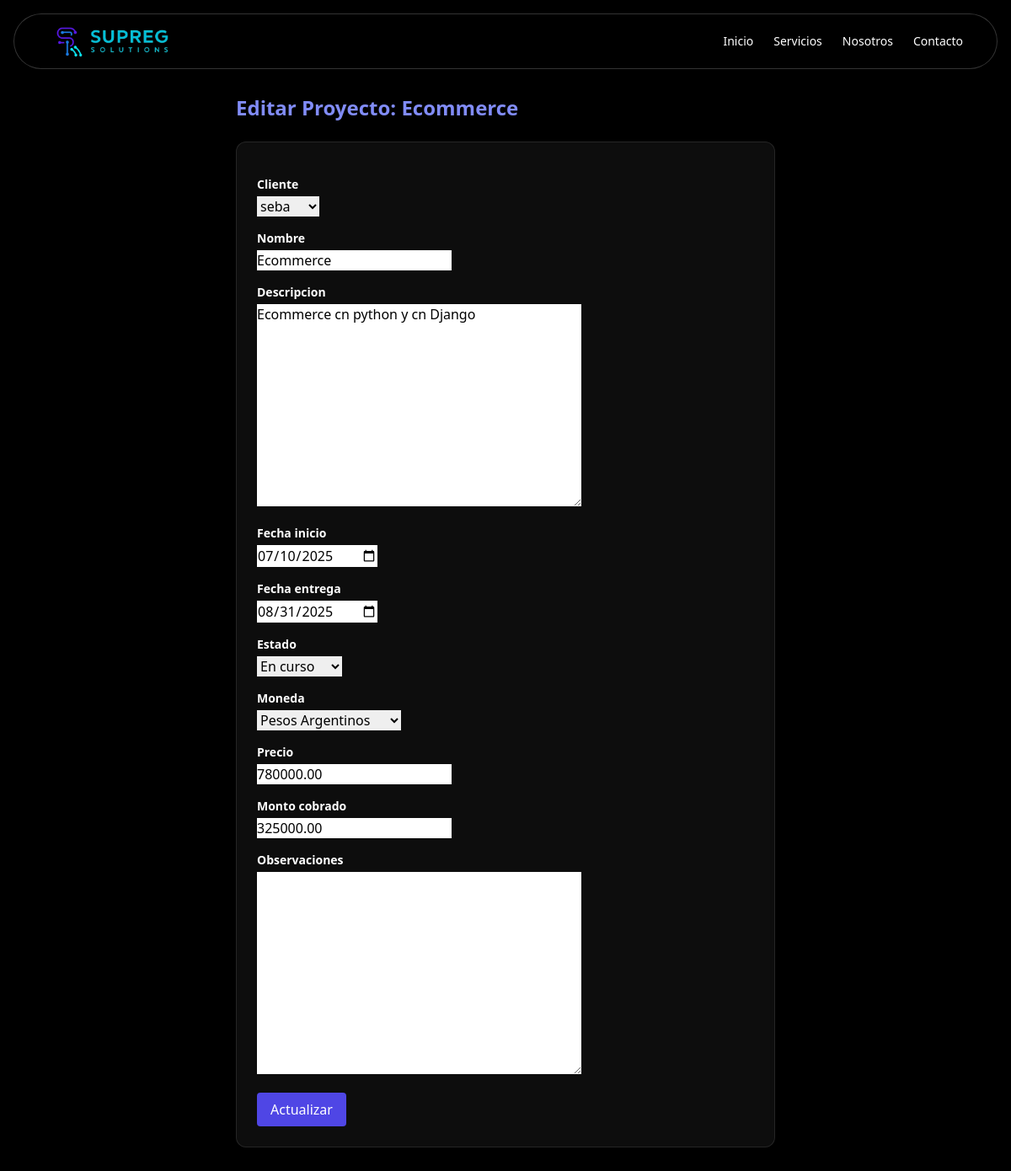
The page /proyectos/editar/2/ (signed in) on the database as committed earlier.
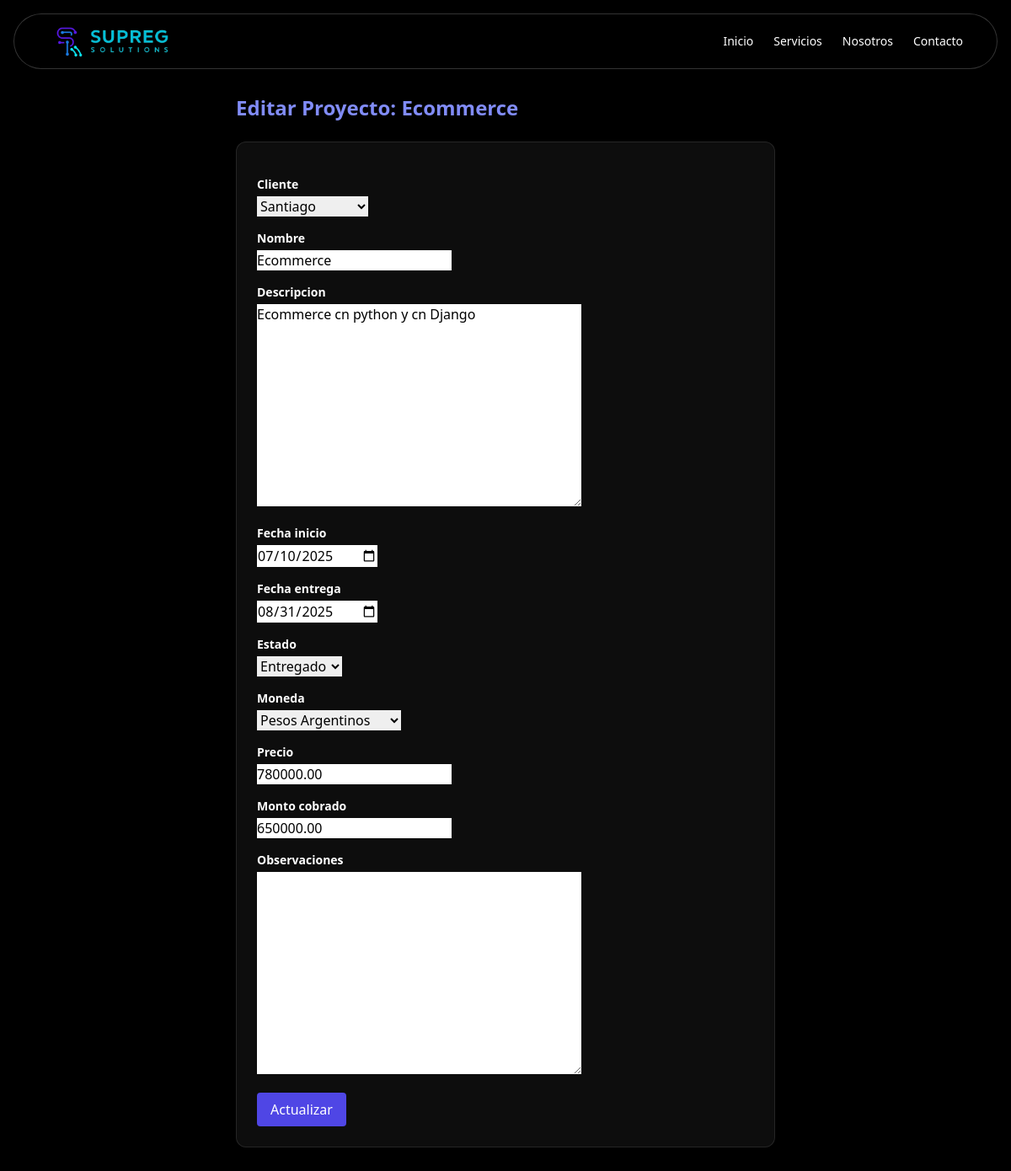
The same page on the database as committed later.
### webapp/models.py (models this page shows, shortened)
class Proyecto(models.Model):
    MONEDAS = [
        ('ARS', 'Pesos Argentinos'),
        ('USD', 'Dólares Americanos'),
    ]
    cliente = models.ForeignKey(Cliente, on_delete=models.CASCADE, related_name="proyectos")
    nombre = models.CharField(max_length=150)
    descripcion = models.TextField(blank=True, null=True)
    fecha_inicio = models.DateField()
    fecha_entrega = models.DateField(blank=True, null=True)
    estado = models.CharField(max_length=20, choices=[
        ('pendiente', 'Pendiente'),
        ('en_curso', 'En curso'),
        ('pausado', 'Pausado'),
        ('terminado', 'Terminado'),
        ('entregado', 'Entregado')
    ])
    moneda = models.CharField(max_length=3, choices=MONEDAS, default='ARS')  # NUEVO
    precio = models.DecimalField(max_digits=12, decimal_places=2)  # total presupuestado
    monto_cobrado = models.DecimalField(max_digits=12, decimal_places=2, default=0)  # total facturado
    observaciones = models.TextField(blank=True, null=True)

### webapp/views.py (the view)
# urls.py: path('proyectos/editar/<int:id>/', editar_proyecto, name='editar_proyecto'),
@login_required
def editar_proyecto(request, id):
    proyecto = get_object_or_404(Proyecto, id=id)
    if request.method == 'POST':
        form = ProyectoForm(request.POST, instance=proyecto)
        if form.is_valid():
            form.save()
            return redirect('proyectos_list')
    else:
        form = ProyectoForm(instance=proyecto)
    return render(request, 'editar_proyecto.html', {'form': form, 'proyecto': proyecto})

### webapp/forms.py
class ProyectoForm(forms.ModelForm):
    class Meta:
        model = Proyecto
        fields = [
            'cliente','nombre','descripcion','fecha_inicio','fecha_entrega','estado',
            'moneda',
            'precio','monto_cobrado','observaciones'
        ]
        widgets = {
            'fecha_inicio': forms.DateInput(attrs={'type': 'date'}),
            'fecha_entrega': forms.DateInput(attrs={'type': 'date'}),
        }

### webapp/models.py (called while the page is built)
    def __str__(self):
        return self.nombre

### webapp/templates/editar_proyecto.html (shortened to what this page needs)
{% extends 'base.html' %}
{% block content %}
<div class="pt-28 max-w-2xl mx-auto px-4 text-white">
  <h1 class="text-2xl font-bold text-indigo-400 mb-6">Editar Proyecto: {{ proyecto.nombre }}</h1>
  <form method="post" class="space-y-4 bg-white/5 border border-white/10 p-6 rounded-xl">
    {% for field in form %}
      <div>
        <label class="block text-sm font-semibold mb-1">{{ field.label }}</label>
        {{ field }}
      </div>
    {% endfor %}
    <button type="submit" class="bg-indigo-600 hover:bg-indigo-700 text-white px-4 py-2 rounded">Actualizar</button>
  </form>
</div>
{% endblock %}

Rows that differ between the two databases and show on the page:
changed Proyecto "Ecommerce": cliente "seba" → "Santiago"; estado "En curso" → "Entregado"; monto_cobrado "325000.00" → "650000.00"
